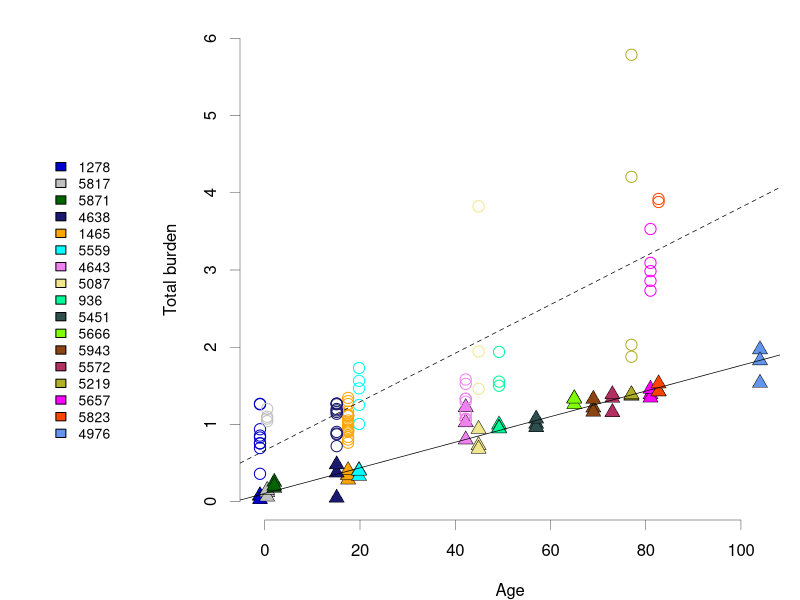

Write R code to recreate this figure.
#!/usr/bin/env Rscript

library(data.table)
library(lme4)
library(lmerTest)

muttab <- fread('Collected_SCAN2_sSNV_burdens.csv')

donors <- unique(muttab$donor)
colors <- sapply(donors, function(dn) muttab[donor==dn]$color[1])
ages <- sapply(donors, function(dn) muttab[donor==dn,]$age[1])

# The yellow color in the table is too bright.
colors['5219'] <- "#B1AF27"  # for legend panel
muttab[muttab$donor==5219,]$color <- "#B1AF27"

pdf(width=2.40, height=1.8, pointsize=5, file='panel_a.pdf')
layout(t(1:2), widths=c(1,4))

# First plot is just the legend
par(mar=c(0,0,0,0))
plot(1, pch=NA, bty='n', xaxt='n', yaxt='n')
legend('center', legend=sub('UMB','',donors[order(ages)]),
    fill=colors[order(ages)], cex=5/6, bty='n', box.lwd=0.35)

par(mar=c(4,4,1,1))
plot(muttab$plotage, muttab$burden,
    ylim=c(0,6000),
    pch=ifelse(muttab$amp=='PTA', 24, 1),
    col=ifelse(muttab$amp=='PTA', 'black', muttab$color),  # color is the point outline
    lwd=ifelse(muttab$amp=='PTA', 1, 2)/2,
    bg=muttab$color, xaxt='n', yaxt='n', bty='n',
    xlab='Age', ylab='Total burden', main='', cex=1.5)
axis(side=1, at=c(0,20,40,60,80,100), lwd=0.35, lwd.ticks=0.35)
axis(side=2, at=1000*0:6, labels=0:6, lwd=0.35, lwd.ticks=0.35)


# Simple linear models for each
# Mixed-effects model: allow a donor-specific offset to remove the
# independence assumption between measurements.
plm <- lmer(burden ~ age + (1 | donor),
    data=muttab[amp=='PTA',])
mlm <- lmer(burden ~ age + (1 | donor),
    data=muttab[amp=='MDA',])
mlm2 <- lmer(burden ~ age + (1 | donor),
    data=muttab[amp=='MDA' & donor != 5219,])
abline(coef=fixef(plm), lwd=2*0.35)
abline(coef=fixef(mlm), lty='dashed', col='black', lwd=2*0.35)
cat('------------------ PTA --------------------\n')
print(summary(plm))
cat('------------------ MDA --------------------\n')
print(summary(mlm))
cat('------------------ MDA (no 5219) ----------\n')
print(summary(mlm2))

dev.off()
